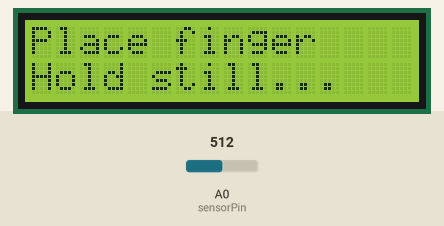
A sketch run on a simulated Arduino Uno, built with avr-gcc and run on an emulated ATmega328P. On the bench: 16×2 character LCD. The test bench sets the inputs (shaded band); at power-on: A0 (sensorPin) = 512. What the sketch prints to the serial monitor is not drawn.

Above: at 0.1 s.
At 3.1 s:
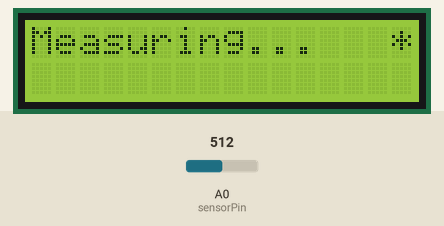
At 13.1 s:
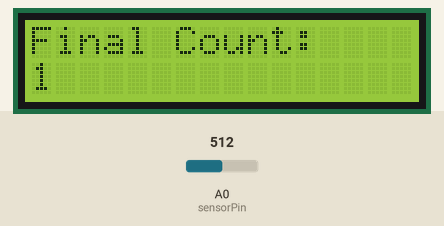
At 15.1 s:
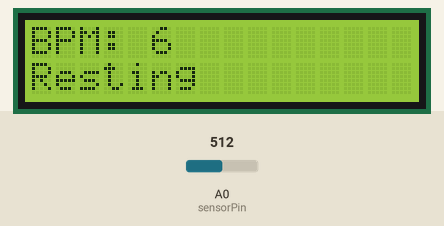

Measured:
- what the display in image 1 shows lasts 10.0 s, from 3.1 s to 13.1 s
- what the display in image 2 shows lasts 2.0 s, from 13.1 s to 15.1 s

The sketch:

shifathandekacode-1.ino
```cpp
#include <LiquidCrystal.h> //for the lcd

// wiring section
// Signal Wire: Pin A0 (Analog)
// LCD RS=12, E=11, D4=5, D5=4, D6=3, D7=2

LiquidCrystal lcd(12, 11, 5, 4, 3, 2);

const int sensorPin = A0;

int sensorValue = 0; //stores the last reading

int threshold = 200; //cutoff voltage to show that the pulse is present

int beatCount = 0; //function for counting the beat

bool isBeat = false; //by default, not beating yet

//Beat timing control
unsigned long lastBeatTime = 0; //for millisecond time

const unsigned long minBeatInterval = 300; // minimum time between beats should be 200BPM (not too sensitive and well filtered)

//bpm states (from research)
String getBPMState(int bpm) {
  if (bpm <= 55) return "Resting";
  else if (bpm <= 70) return "Normal";
  else if (bpm <= 100) return "Light Act.";
  else if (bpm <= 140) return "Moderate";
  else if (bpm <= 170) return "Intense";
  else if (bpm <= 200) return "Peak";
  else return "Danger";
}

void setup() {
  Serial.begin(9600);
  lcd.begin(16, 2);

  lcd.clear();
  lcd.print("Place finger");
  lcd.setCursor(0, 1);
  lcd.print("Hold still...");
  delay(3000);

  measureHeartRate();
}

void loop() {
  // Press RESET to measure again
}

void measureHeartRate() {
  unsigned long startTime = millis();
  unsigned long duration = 10000; // 10 seconds

  beatCount = 0;
  isBeat = false;
  lastBeatTime = 0;

  lcd.clear();
  lcd.print("Measuring...");
  lcd.setCursor(15, 0);
  lcd.print(" ");

  while (millis() - startTime < duration) {

    sensorValue = analogRead(sensorPin);

    // --- ASTERISK FLICKER (MATCHES LED) ---
    if (sensorValue > threshold) {
      lcd.setCursor(15, 0);
      lcd.print("*");
    } else {
      lcd.setCursor(15, 0);
      lcd.print(" ");
    }

    // detecting the beat and updating the count
    if (sensorValue > threshold &&
        !isBeat &&
        millis() - lastBeatTime > minBeatInterval) {

      beatCount++;
      isBeat = true;
      lastBeatTime = millis();

      Serial.print("Beat Count: ");
      Serial.println(beatCount);
    }
    else if (sensorValue < threshold) {
      isBeat = false;
    }
  }

  // showing the final beat count
  lcd.clear();
  lcd.print("Final Count:");
  lcd.setCursor(0, 1);
  lcd.print(beatCount);
  delay(2000);

  // calculating the bpm from the beat count
  int bpm = beatCount * 6;
  String state = getBPMState(bpm);

  // displaying the BPM and state
  lcd.clear();
  lcd.print("BPM: ");
  lcd.print(bpm);

  lcd.setCursor(0, 1);
  lcd.print(state);

  // --- SERIAL OUTPUT ---
  Serial.print("Final BPM: ");
  Serial.println(bpm);
}
```
